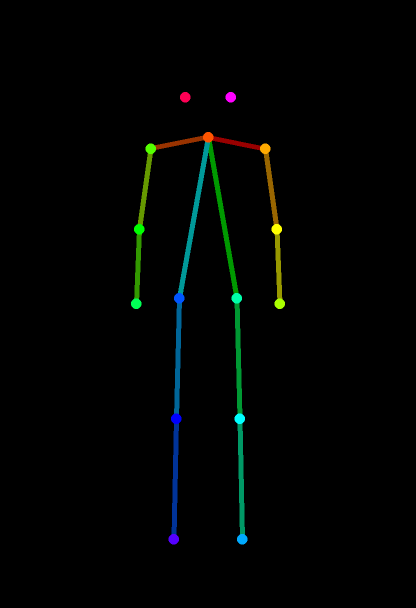
#> input picture servers/character-panel-mcp/pose_map_standing_yaw180.png, 832 x 1216 px (shown at 1/2 size)
$ python test_tools.py ../character-panel-mcp/pose_map_standing_yaw180.png ../character-panel-mcp/pose_map_standing_yaw90.png
#> lines starting #> are read from the running program, lines starting #| are printed output that depends on the picture
### servers/anime-production-mcp/tools/assemble.py
"""
assemble.py — cut finished shots to a track and encode the video.

STRUCTURE COMES FROM THE MUSIC, not from arbitrary durations. Given a beat grid,
each looping panel holds a whole number of bars, so cuts land on downbeats.

NO KEN BURNS. A camera move already in progress makes an animated beat read as
less of an event — which is the whole reason the motion exists. This assembler
deliberately does not pan or zoom the panels.

THE PROBLEM THIS SOLVES: a 1.4 s clip inside a 9.6 s panel leaves 8 s of dead
air, and putting the motion first means every panel DECAYS into stillness. So a
scene declares what KIND of motion it has, and the kind decides the timing:

  loop  — ambient, no natural end (drifting cloth, an argument, falling snow).
          Runs the whole panel; something is always moving, so it can hold.
  pong  — oscillatory (a sway, a drift back and forth). Runs the whole panel,
          played forward-then-back so there is no jump at the seam.
  once  — an event that cannot repeat (an impact; ping-ponging would literally
          un-grow the ice). Lasts EXACTLY as long as its clip. No static hold at
          all: holding a still frame before an event reads, to a viewer who does
          not know an event is coming, as the video having frozen. The stationary
          time is cut and handed to the end card.
  hold  — play the motion once, then FREEZE the last frame. The one case where
          stillness is right, and only AFTER the motion: a hold before movement
          reads as a bug, a hold after it reads as a beat, because the viewer has
          just watched something happen and lingering there is contemplation.

FRAMES ARE PIPED, not written to disk — 2500+ frames of 1920x1080 would be
gigabytes for nothing. They go as PNG over image2pipe, NOT rawvideo: some
bundled ffmpeg builds (Remotion's, notably) are compiled with --disable-demuxers
and an allow-list that excludes the rawvideo demuxer, and the failure is a bare
"Invalid argument" on the pipe.
"""

from __future__ import annotations

import json
import math
import os
import shutil
import subprocess
import sys

from PIL import Image, ImageChops, ImageDraw, ImageFilter, ImageFont

from .motion import expand_frames

KINDS = ("loop", "pong", "once", "hold")


# [11 lines left out: function find_ffmpeg, not called in this run]


def plan(scenes: list[dict], beats: dict | None = None, clip_fps: int = 12,
         bars_loop: int = 6, hold_seconds: float = 4.0,
         default_panel: float = 6.0) -> tuple[list[dict], float]:
    """Lay scenes out on a timeline. Returns (windows, end_of_last_scene).

    Each scene: {"clip": path, "kind": one of KINDS, "name": optional label}.
    With `beats`, a looping panel holds `bars_loop` bars; without one it holds
    `default_panel` seconds.
    """
    if beats:
        bar = 60.0 / beats["bpm"] * 4
        cursor = (beats.get("downbeats") or [0.0])[0]
    else:
        bar = default_panel / bars_loop
        cursor = 0.0

    out = []
    for sc in scenes:
        kind = sc.get("kind", "loop")
        if kind not in KINDS:
            raise ValueError(f"kind must be one of {KINDS}, got {kind!r}")
        # expand_frames, NOT read_frames: a clip that expresses holds as frame
        # durations stores fewer frames than it plays, and reading the stored
        # count drops every hold.
        frames = expand_frames(sc["clip"], clip_fps)
        clen = len(frames) / clip_fps
        t0 = cursor
        if kind == "once":
            t1 = t0 + clen
        elif kind == "hold":
            t1 = t0 + clen + hold_seconds
        else:
            t1 = t0 + bars_loop * bar
        out.append({"name": sc.get("name") or os.path.basename(sc["clip"]),
                    "clip": sc["clip"], "kind": kind, "t0": t0, "t1": t1,
                    "clip_seconds": round(clen, 2), "frames": frames})
        cursor = t1
    return out, cursor


def fit(img: Image.Image, size: tuple[int, int], mode: str = "contain",
        background: tuple[int, int, int] = (12, 12, 14)) -> Image.Image:
    """Place a frame on the canvas without distorting it.

    ⚠ A plain resize STRETCHES. Comic panels are drawn at whatever shape the
    page needed — in one scene they ranged from 1216x507 to 704x1216 — so
    resizing each to 16:9 squashes faces on nearly every one. That is the kind
    of damage nobody notices in a still and everybody notices in motion.

    "contain" letterboxes onto `background`; "cover" fills and center-crops.
    """
    W, H = size
    if img.size == (W, H):
        return img
    s = (min(W / img.width, H / img.height) if mode == "contain"
         else max(W / img.width, H / img.height))
    r = img.resize((max(1, round(img.width * s)), max(1, round(img.height * s))),
                   Image.LANCZOS)
    if mode == "cover":
        return r.crop(((r.width - W) // 2, (r.height - H) // 2,
                       (r.width - W) // 2 + W, (r.height - H) // 2 + H))
    canvas = Image.new("RGB", (W, H), background)
    canvas.paste(r, ((W - r.width) // 2, (H - r.height) // 2))
    return canvas


def _pick(scene: dict, t: float, clip_fps: int) -> Image.Image:
    """Which frame of a scene's clip is showing at time t."""
    frames = scene["frames"]
    n = len(frames)
    k = int((t - scene["t0"]) * clip_fps)
    if scene["kind"] == "pong":
        m = (2 * n - 2) or 1
        j = k % m
        return frames[j if j < n else m - j]
    if scene["kind"] == "loop":
        return frames[k % n]
    return frames[min(max(k, 0), n - 1)]          # once / hold — play, then freeze


# [200 lines left out: functions build_card, assemble, not called in this run]

### servers/anime-production-mcp/tools/motion.py
"""
motion.py — retime a generated clip, and quantify how much it actually moves.

Two jobs that always run together, because judging an LTX take wrong is the
single most repeatable mistake in this pipeline.

RETIMING IS NOT COSMETIC. ComfyUI writes at 24 fps, so a 17-frame take plays in
0.7 seconds and reads as "nothing happened" even when the motion is fine. Every
take is retimed to 12 fps — the limited-animation rate this pipeline works in —
before anyone, human or model, looks at it.

⚠ THE MOTION NUMBER IS NOT QUALITY. It measures CHANGE. A take whose faces
dissolve into smears scores very high. A high score means "something happened",
never "it looks good".

⚠⚠ THE WHOLE-FRAME NUMBER CANNOT SEE SMALL FEATURES. Two eyes are ~0.2% of a
1024x768 frame, so a perfect blink moves the whole-frame mean by ~0.2 — an order
of magnitude BELOW the ~2.0 floor of a completely static clip. Judging a blink
or a mouth by the whole-frame figure is meaningless; pass a `box`.

⚠⚠⚠ `span` CANNOT SEE ROUND TRIPS. A blink returns to open, so frame0-vs-frameN
lands back near zero. `maxdev` — the largest deviation of ANY frame from frame 0
— is the statistic that sees it, and WHERE it peaks is the tell: a real round
trip peaks mid-clip, monotonic drift peaks at the last frame.
"""

from __future__ import annotations

import os

from PIL import Image, ImageChops, ImageSequence, ImageStat


def read_frames(path: str, mode: str = "RGB") -> list[Image.Image]:
    if not os.path.isfile(path):
        raise FileNotFoundError(f"Clip not found: {path}")
    return [f.convert(mode) for f in ImageSequence.Iterator(Image.open(path))]


def expand_frames(path: str, fps: int = 12, mode: str = "RGB") -> list[Image.Image]:
    """Frames on a UNIFORM `fps` grid, honouring each stored frame's duration.

    `read_frames` returns what is STORED, which is not the timeline when a clip
    uses durations to express holds (see build_sequence). A 13-frame file whose
    holds sum to 23 frames must play as 23, or every hold silently vanishes and
    the clip runs short.

    Falls back to one-frame-per-stored-frame when a file carries no duration
    metadata, which is the case for a plain uniform clip — so this is safe to
    use everywhere in place of read_frames.
    """
    if not os.path.isfile(path):
        raise FileNotFoundError(f"Clip not found: {path}")
    per = 1000.0 / fps
    out = []
    for f in ImageSequence.Iterator(Image.open(path)):
        img = f.convert(mode)
        d = f.info.get("duration") or 0
        out.extend([img] * max(1, int(round(d / per)) if d else 1))
    return out


def _dedupe_guard(frames: list[Image.Image]) -> list[Image.Image]:
    """Nudge byte-identical consecutive frames apart by one pixel value.

    Pillow's animated-WebP writer DROPS identical consecutive frames. On a clip
    that holds still between two events this silently collapses the timeline —
    a 72-frame authored sequence stored as 23 played 2.7x too fast, and the
    symptom looks like a retiming bug rather than a writer bug. Perturbing one
    corner pixel by 1/255 is invisible and defeats the optimisation.
    """
    out = [frames[0]]
    for f in frames[1:]:
        if f.tobytes() == out[-1].tobytes():
            f = f.copy()
            px = f.load()
            r, g, b = px[0, 0][:3]
            px[0, 0] = ((r + 1) % 256, g, b)
        out.append(f)
    return out


def retime(src: str, dst: str, fps: int = 12, pingpong: bool = False,
           hold_ms: int = 0) -> dict:
    """Re-save a clip at a watchable frame rate.

    pingpong plays forward then backward — the honest way to judge subtle motion,
    and the right playback mode for genuinely oscillatory movement (a sway, a
    drift) because it has no seam.
    """
    frames = read_frames(src)
    if not frames:
        raise ValueError(f"No frames in {src}")
    if pingpong and len(frames) > 1:
        frames = frames + frames[::-1][1:]
    frames = _dedupe_guard(frames)

    durations = [int(round(1000 / fps))] * len(frames)
    if hold_ms:
        durations[-1] += hold_ms

    os.makedirs(os.path.dirname(os.path.abspath(dst)), exist_ok=True)
    frames[0].save(dst, save_all=True, append_images=frames[1:],
                   duration=durations, loop=0, quality=90)
    return {"path": dst, "frames": len(frames), "fps": fps,
            "seconds": round(len(frames) / fps, 2),
            "kb": os.path.getsize(dst) // 1024}


# [101 lines left out: functions build_sequence, cut_frames, not called in this run]


def _mad(a: Image.Image, b: Image.Image) -> float:
    return ImageStat.Stat(ImageChops.difference(a, b)).mean[0]


def measure(path: str, box: tuple[int, int, int, int] | None = None) -> dict:
    """Motion statistics for one clip.

    `box` (left, top, right, bottom) restricts measurement to a region — REQUIRED
    for anything at eye or mouth scale.

    Compare the SAME region across takes, never different regions: mean-abs-diff
    scales with local contrast, so a dark background and high-contrast linework
    give different numbers under identical drift. And use an unmoved region as a
    control — if the arm scores 17 and the face scores 2, that is real localised
    motion; if both move, it is global drift.
    """
    grey = read_frames(path, "L")
    n = len(grey)
    if n < 2:
        raise ValueError(f"{os.path.basename(path)}: only {n} frame(s) — nothing to compare")

    full_w, full_h = grey[0].size
    region = "whole frame"
    if box:
        grey = [g.crop(box) for g in grey]
        pct = (box[2] - box[0]) * (box[3] - box[1]) / (full_w * full_h) * 100
        region = f"box {tuple(box)} = {pct:.2f}% of frame"

    consec = [_mad(grey[i], grey[i + 1]) for i in range(n - 1)]
    dev = [_mad(grey[0], g) for g in grey]
    mx = max(dev)
    mxi = dev.index(mx)

    return {
        "clip": os.path.basename(path),
        "size": [full_w, full_h],
        "frames": n,
        "region": region,
        "span": round(_mad(grey[0], grey[-1]), 2),
        "maxdev": round(mx, 2),
        "peak_frame": mxi,
        "peak_consecutive": round(max(consec), 2),
        "per_frame": [round(c, 2) for c in consec],
        # The interpretation, stated rather than left to be re-derived. A round
        # trip that peaks mid-clip is a gesture; a peak at the last frame is
        # drift, which on a "she blinks" ask means the blink did not happen.
        "reading": ("mid-clip peak: consistent with a round trip (blink, gesture, sway)"
                    if 0 < mxi < n - 1 else
                    "peak at the last frame: monotonic drift, not a round trip"),
        "caveat": "Measures CHANGE, not quality. A take whose faces smear scores high. Look at it.",
    }


# [61 lines left out: functions dump_frames, contact_sheet, not called in this run]

### servers/anime-production-mcp/test_tools.py
"""
test_tools.py — exercise every path that does NOT need the GPU.

Deliberately scoped that way: the ComfyUI paths cost ~65 s a take and need model
files, so they are checked by `check_status` and by actually generating. What
this covers is the half where a silent regression is plausible — frame maths,
timing, masking, encoding.

Run:  .venv\\Scripts\\python.exe test_tools.py [path\\to\\clip.webp] [path\\to\\frame.png]

Both arguments are optional. Without them the frame and slot assertions are
skipped, since they need real artwork — the repo ships no art on purpose.
"""

from __future__ import annotations

import os
import sys
import tempfile

sys.path.insert(0, os.path.dirname(os.path.abspath(__file__)))

from tools import assemble, effects, framing, motion, subs

CUES = [(1.0, 5.0, "これは僕の人生", "This is my life."),
        (6.0, 11.0, "今度こそ", "This time, for sure.")]

_ok = _fail = _skip = 0


def check(label, fn):
    global _ok, _fail
    try:
        fn()
    except Exception as e:
        _fail += 1
        print(f"  FAIL  {label}: {type(e).__name__}: {e}")
    else:
        _ok += 1
        print(f"  PASS  {label}")


# [4 lines left out: function skip, not called in this run]


def main() -> int:
    clip = sys.argv[1] if len(sys.argv) > 1 else None
    frame = sys.argv[2] if len(sys.argv) > 2 else None
    tmp = tempfile.mkdtemp(prefix="anime_test_")

    print("subtitles")

    def srt_roundtrip():
        r = subs.write_srt(CUES, os.path.join(tmp, "x.srt"))
        assert r["cues"] == 2, r
        body = open(os.path.join(tmp, "x.srt"), encoding="utf-8").read()
        assert "00:00:01,000 --> 00:00:05,000" in body, body[:200]
    check("srt timestamps", srt_roundtrip)
#> (the call stopped at in srt_roundtrip, `r = subs.write_srt(CUES, os.path.join(tmp, "x.srt"))`: tools is not available in this run)

    def rasterise():
        s = subs.Subtitles(CUES)
        assert len(s.cues) == 2
        assert s.cues[0][2].width == 1920
        # bottom clearance: the block must not run under a player's control bar
        assert s.cues[0][3] + s.cues[0][2].height < 1080, "caption sits too low"
    check("caption rasterise + bottom clearance", rasterise)
#> (the call stopped at in rasterise, `s = subs.Subtitles(CUES)`: tools is not available in this run)

    def overlap():
        try:
            subs.Subtitles([(0, 5, "a", ""), (3, 8, "b", "")])
        except ValueError:
            return
        raise AssertionError("overlapping cues were accepted")
    check("overlapping cues rejected", overlap)

    def backwards():
        try:
            subs.Subtitles([(5, 1, "a", "")])
        except ValueError:
            return
        raise AssertionError("a cue ending before it starts was accepted")
    check("backwards cue rejected", backwards)

    print("masking")
    check("region_mask polygon", lambda: effects.region_mask(
        (100, 100), polygons=[[[0, 0], [99, 0], [99, 99]]]).size == (100, 100) or
        (_ for _ in ()).throw(AssertionError("wrong size")))
#> (the call stopped at in main, `check("region_mask polygon", lambda: effects.region_mask( (100, 100), ..`: tools is not available in this run)

    def exclusion_punches_a_hole():
        m = effects.region_mask((100, 100), polygons=[[[0, 0], [99, 0], [99, 99], [0, 99]]],
                                exclude=[[[20, 20], [80, 20], [80, 80], [20, 80]]], blur=0)
        assert m.getpixel((50, 50)) == 0, "exclude did not punch through"
        assert m.getpixel((5, 95)) == 255, "exclude removed too much"
    check("exclude punches a hole", exclusion_punches_a_hole)
#> (the call stopped at in exclusion_punches_a_hole, `m = effects.region_mask((100, 100), polygons=[[[0, 0], [99, 0], [99, 9..`: tools is not available in this run)

    print("fitting")

    def fit_preserves_aspect():
        from PIL import Image as _I
        # a tall panel on a wide canvas must letterbox, never squash
        tall = _I.new("RGB", (704, 1216), (200, 30, 30))
        out = assemble.fit(tall, (1920, 1080), "contain")
        assert out.size == (1920, 1080)
        # the art occupies a centered column of the ORIGINAL aspect ratio
        w = round(1080 * 704 / 1216)
        px = out.load()
        assert px[1920 // 2, 540] == (200, 30, 30), "art missing from center"
        assert px[(1920 - w) // 2 - 6, 540] != (200, 30, 30), \
            "art bled past its aspect-correct width — it was stretched"
    check("contain letterboxes instead of stretching", fit_preserves_aspect)
#> in fit_preserves_aspect, `tall = _I.new("RGB", (704, 1216), (200, 30, 30))`:
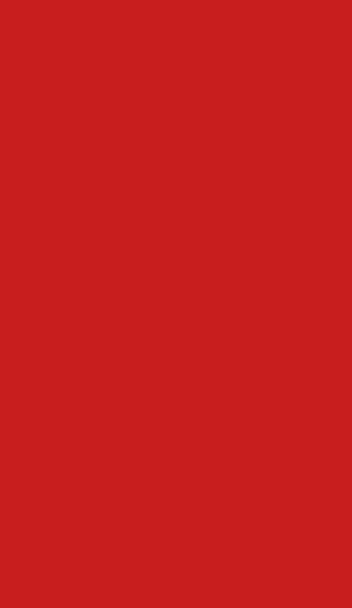
#> tall: PIL image 704x1216 RGB (shown at 1/2 size); mean R, G, B 200, 30, 30
#> in fit, `canvas.paste(r, ((W - r.width) // 2, (H - r.height) // 2))`:
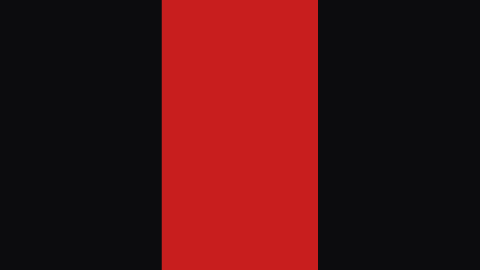
#> canvas: PIL image 1920x1080 RGB (shown at 1/4 size); mean R, G, B 73.2, 17.9, 19.2

    def fit_cover_crops():
        from PIL import Image as _I
        out = assemble.fit(_I.new("RGB", (704, 1216), (0, 90, 200)), (1920, 1080), "cover")
#> call 2 of fit, with size = (1920, 1080), mode = 'cover', background = (12, 12, 14)
#> in fit (call 2), `r = img.resize((max(1, round(img.width * s)), max(1, round(img.height ..`:
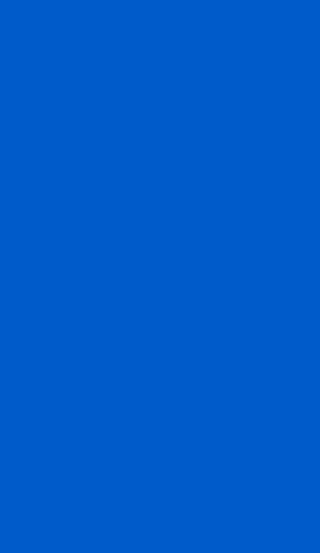
#> r: PIL image 1920x3316 RGB (shown at 1/6 size); mean R, G, B 0, 90, 200
#> in fit (call 2), `return r.crop(((r.width - W) // 2, (r.height - H) // 2, (r.width - W) ..`:
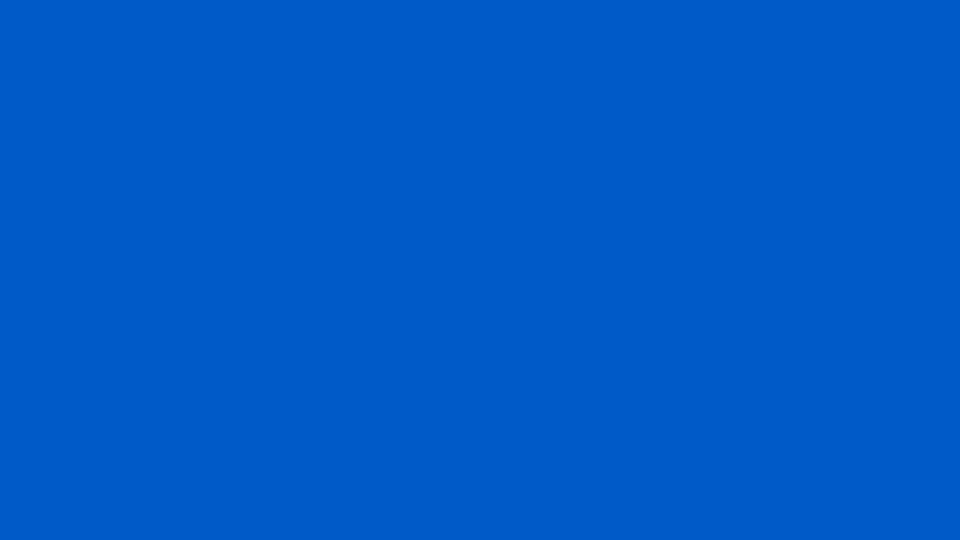
#> returned value: PIL image 1920x1080 RGB (shown at 1/2 size); mean R, G, B 0, 90, 200
        assert out.size == (1920, 1080)
        assert out.load()[5, 5] == (0, 90, 200), "cover left background showing"
    check("cover fills the canvas", fit_cover_crops)

    print("timing")

    if not clip:
        skip("plan / encode / motion", "no clip argument")
    else:
        def plan_kinds():
            w, _ = assemble.plan([{"clip": clip, "kind": "once", "name": "a"},
                                  {"clip": clip, "kind": "hold", "name": "b"},
                                  {"clip": clip, "kind": "loop", "name": "c"}],
                                 beats=None, hold_seconds=4.0, default_panel=6.0)
#> in expand_frames, img is the input picture: PIL image 832x1216 RGB; mean R, G, B 1.5, 3.5, 2.1
#> in plan, `frames = expand_frames(sc["clip"], clip_fps)`: frames = 1 item
#> in plan, `clen = len(frames) / clip_fps`: clen = 0.0833
            clen = w[0]["clip_seconds"]
            # `once` lasts EXACTLY its clip — no static hold, by design
            assert abs((w[0]["t1"] - w[0]["t0"]) - clen) < 0.05, w[0]
            # `hold` is clip + hold_seconds
            assert abs((w[1]["t1"] - w[1]["t0"]) - (clen + 4.0)) < 0.05, w[1]
            # `loop` fills the panel regardless of clip length
            assert abs((w[2]["t1"] - w[2]["t0"]) - 6.0) < 0.05, w[2]
        check("once/hold/loop durations", plan_kinds)
#> in plan_kinds, `w, _ = assemble.plan([{"clip": clip, "kind": "once", "name": "a"}, {"c..`: w = 3 items
#> in plan_kinds, `clen = w[0]["clip_seconds"]`: clen = 0.08

        def pong_has_no_seam():
            """The turnaround must step BACK, not replay the end frame.

            Checked on synthetic indices rather than on real frames: a clip whose
            holds are expressed as durations expands to repeated references to
            the SAME image object, so identity comparison would fail on a
            perfectly correct ping-pong.
            """
            n = 6
            sc = {"kind": "pong", "t0": 0.0, "frames": list(range(n))}
            got = [assemble._pick(sc, k / 12, 12) for k in range(2 * n)]
            assert got[:n] == [0, 1, 2, 3, 4, 5], got
            assert got[n] == 4 and got[n + 1] == 3, f"turnaround replayed: {got}"
            assert got[2 * n - 2] == 0, got          # returns to the start
        check("ping-pong turnaround", pong_has_no_seam)

        check("measure", lambda: motion.measure(clip)["frames"] > 1 or
              (_ for _ in ()).throw(AssertionError("no frames")))
#> in measure, `grey = read_frames(path, "L")`: grey = 1 item
#> in measure, `n = len(grey)`: n = 1
        check("retime", lambda: motion.retime(clip, os.path.join(tmp, "r.webp"),
                                              fps=12)["fps"] == 12 or
              (_ for _ in ()).throw(AssertionError("wrong fps")))
#> in retime, `frames = read_frames(src)`: frames = 1 item
#> in retime, `durations = [int(round(1000 / fps))] * len(frames)`: durations = [83]
        check("impact", lambda: effects.impact(clip, os.path.join(tmp, "i.webp"),
                                               at=1, decay=4)["frames"] > 0 or
              (_ for _ in ()).throw(AssertionError("no frames")))
#> (the call stopped at in main, `check("impact", lambda: effects.impact(clip, os.path.join(tmp, "i.webp..`: tools is not available in this run)

        try:
            assemble.find_ffmpeg()
        except FileNotFoundError:
            skip("encode", "no ffmpeg; set WEBCOMIC_ANIME_FFMPEG")
        else:
            # [7 lines left out: function encode, not called in this run]
            check("encode 3s with burned-in caption", encode)

    print("cloud (no network)")
    import cloud_video as cv
    from PIL import Image
    first, last = "https://example.com/a.png", "https://example.com/b.png"

    # [19 lines left out: function payload_fields, not called in this run]
    check("payload: each model's frame fields, sound off, no seed", payload_fields)

    # [11 lines left out: function payload_refs, not called in this run]
    check("payload: character refs refused where there is no field", payload_refs)

    # [12 lines left out: function payload_refuses, not called in this run]
    check("payload refuses out-of-range values and unknown models", payload_refuses)

    # [15 lines left out: function no_key_no_call, not called in this run]
    check("no key: refuses before any request", no_key_no_call)

    # [14 lines left out: function edit_fields, not called in this run]
    check("edit payload: each model's source field, ref limits", edit_fields)

    try:
        ff = assemble.find_ffmpeg()
    except FileNotFoundError:
        skip("cloud to_view", "no ffmpeg; set WEBCOMIC_ANIME_FFMPEG")
    else:
        # [22 lines left out: function mp4_to_view, not called in this run]
        check("cloud mp4 -> 12 fps webp keeps every frame, saves the last", mp4_to_view)

        # [18 lines left out: function edit_round_trip, not called in this run]
        check("edit: a 2 s take sent long comes back 2 s", edit_round_trip)

    print("framing")
    if not frame:
        skip("measure_slot", "no frame argument")
    else:
        # [13 lines left out: function slot_is_not_the_bbox, not called in this run]
        check("slot is narrower than the alpha bbox", slot_is_not_the_bbox)

    print(f"\n{_ok} passed, {_fail} failed, {_skip} skipped   (artifacts in {tmp})")
    return 1 if _fail else 0


if __name__ == "__main__":
#> (the run stopped early here; a loop or call above may not have finished)
